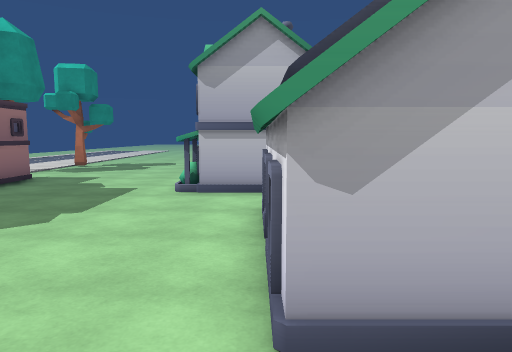
View 1 (above)

24 first-person views from a walk through a Unity game level. The camera is 1.5 m above the floor, tilts 6° down and sees 70° across. The floor is counted in squares, 1 m on a side. Each view is taken from the middle of a square. On the plan, view 1 faces up. The plan holds only what a view shows up to about 16 squares ahead; the rest is blank. The place goes on beyond the plan. The player is left out. Some surface patterns are stand-ins.

View 2
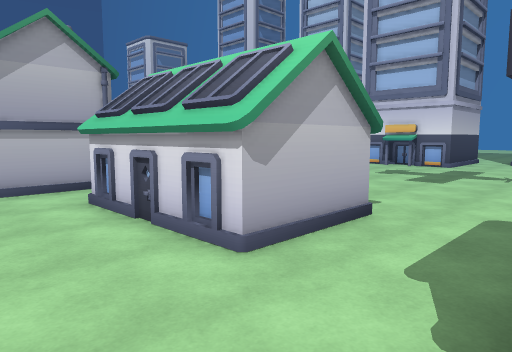

View 3
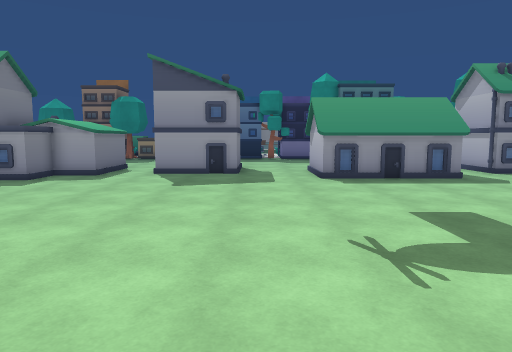

View 4
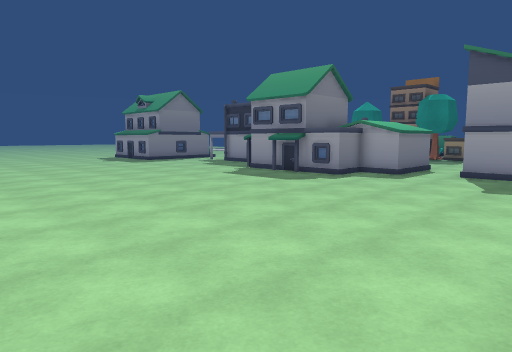

View 5
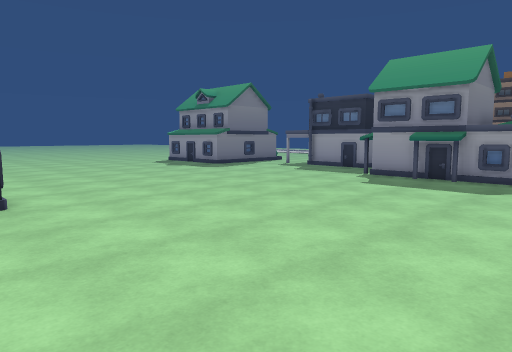

View 6
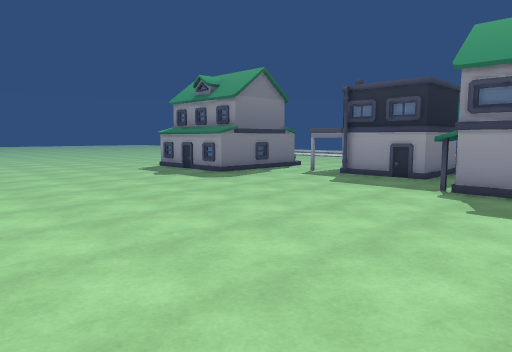

View 7
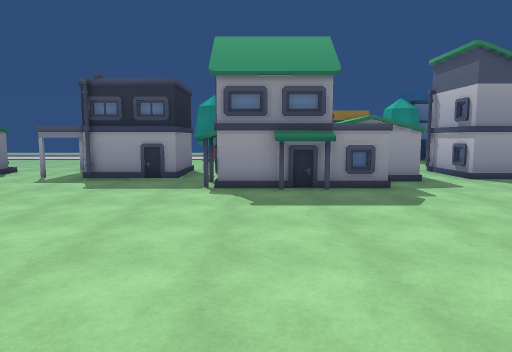

View 8
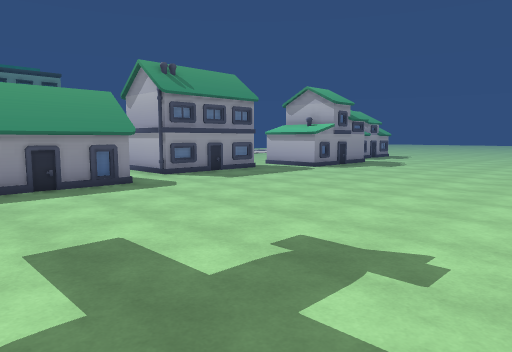

View 9
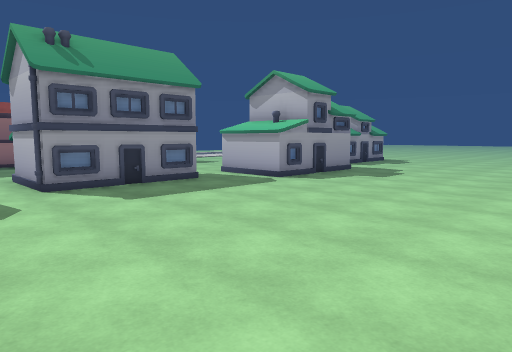

View 10
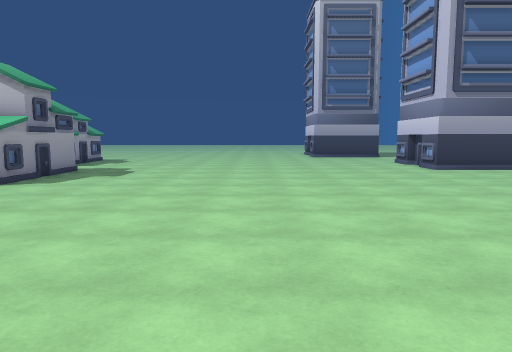

View 11
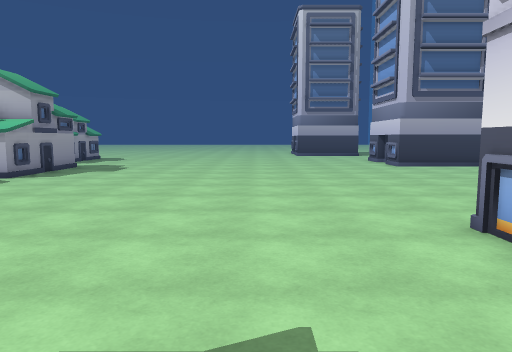

View 12
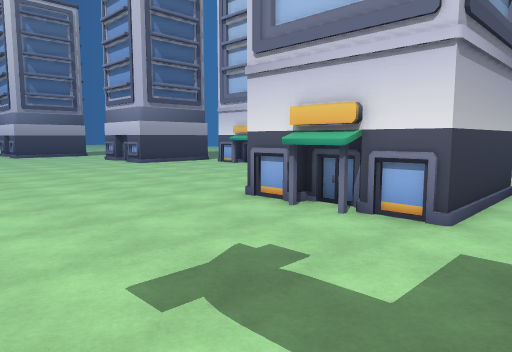

View 13
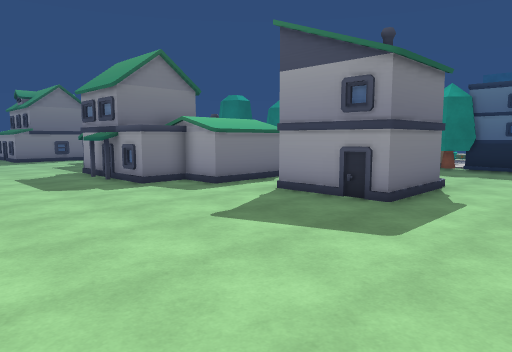

View 14
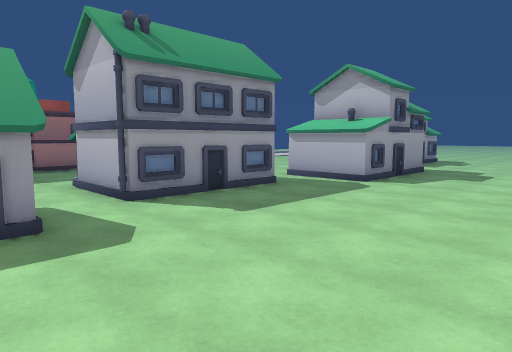

View 15
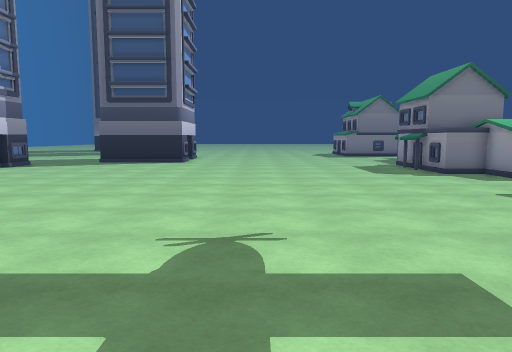

View 16
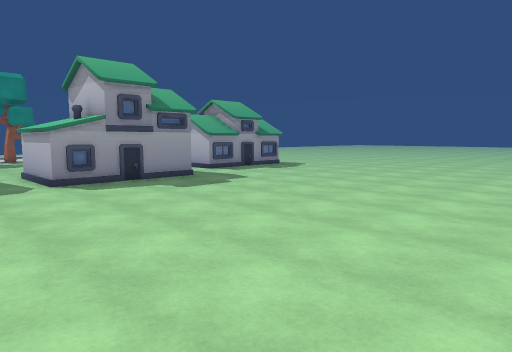

View 17
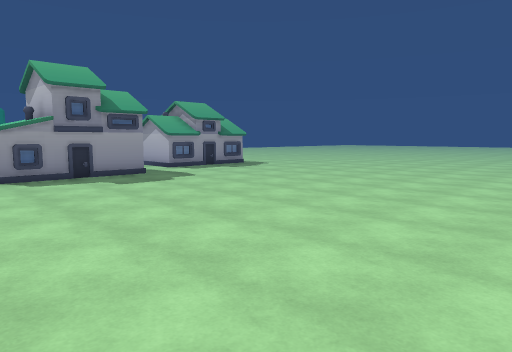

View 18
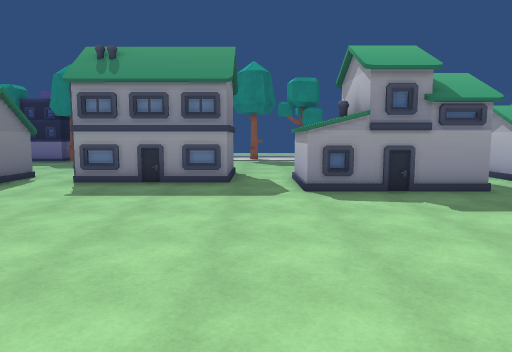

View 19
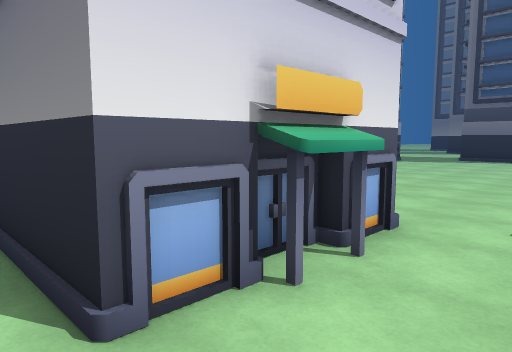

View 20
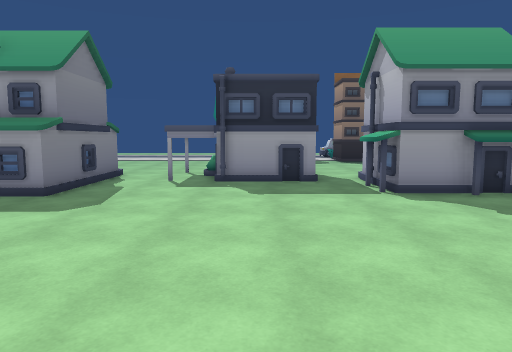

View 21
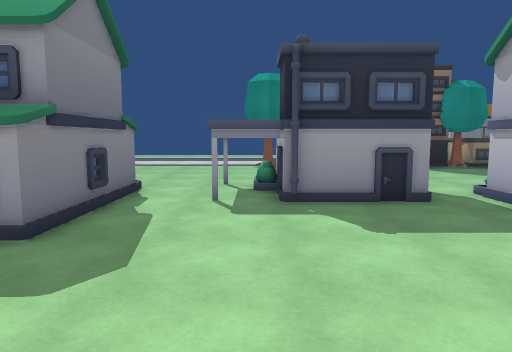

View 22
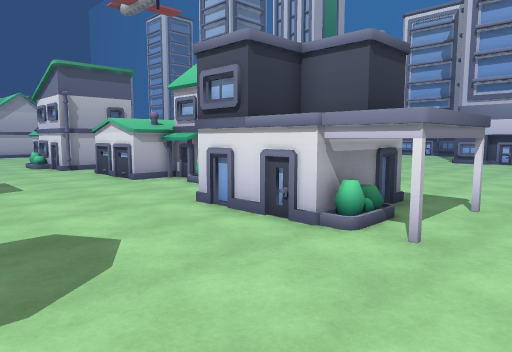

View 23
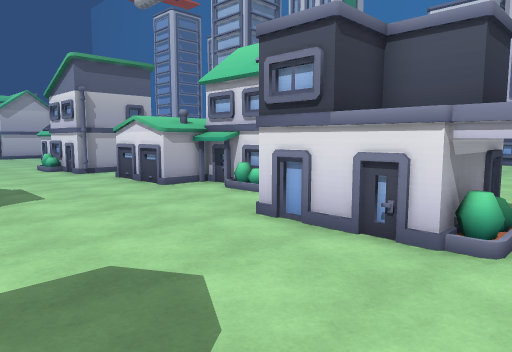

View 24
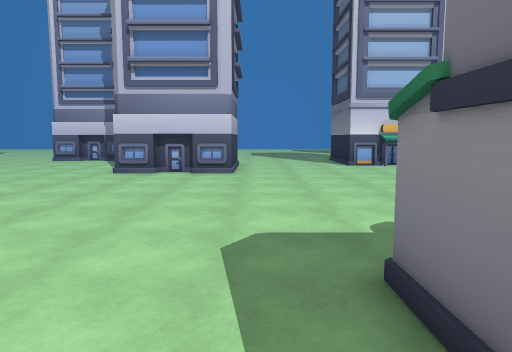

### Floor plan
Key: @ floor where view 1 was taken; # wall or solid block; . floor; O other object.
Columns run from 11 left of view 1 to 19 right of it. Each row starts with its distance up from view 1.
 22               OO...............
 21                O...............
 20                O...............
 19            O   O...............
 18            OO  O...............
 17          ...OOOO...............
 16 OO...... ......................
 15   .......OOOOO.................
 14    ......    O.................
 13    O.....    O.................
 12    O.....O   O.................
 11    O.....O   O................
 10     .....OOOOO..............###
  9      .......................#
  8      ......O...O...........O#
  7       .....O   O...........O#
  6        ....OO OO............#
  5        ....OO OO............###
  4         ...OO OO..............
  3          ..O   O..............
  2         ...O...O..............
  1         ......................
  0    O.......@...................
 -1    O.....O#OOO.................
 -2    O.....OO  O.................
 -3        ...   O.................
 -4        ...OOOO.................
 -5        ........................
 -6        ...OOOO.................
 -7       ....O  O.................
 -8       ....O OOOO...............
 -9      .....O O OO...............
-10      .....OOOOOOO............
-11      ......OO  OO............
-12      ......OOO O.............
-13      .......#OOO.............
-14      .........OO.............
-15      ....OOOO...............#
-16      ....O  ...............O#
-17      ....OOO................#
-18      ....OOOOO..............#
-19      ....OOOO..............O#
-20     .....OOOO...............#
-21      ........................
-22     .......O.O..O............

Positions as (right, up) in squares from view 1, and headings:
1: (0, 0), facing up
2: (-3, -1), facing up-right
3: (17, 0), facing left
4: (17, 0), facing down-left
5: (18, -6), facing down-left
6: (15, -10), facing down-left
7: (15, -12), facing left
8: (15, 2), facing up-left
9: (13, 7), facing up-left
10: (12, 6), facing up
11: (13, 4), facing up
12: (10, 3), facing up-right
13: (10, 3), facing down-left
14: (10, 6), facing up-left
15: (12, 7), facing down
16: (16, 14), facing up-left
17: (18, 15), facing up-left
18: (14, 16), facing left
19: (14, 11), facing down-right
20: (14, -17), facing left
21: (10, -19), facing left
22: (-7, -22), facing up-right
23: (-7, -20), facing up-right
24: (1, -21), facing right
